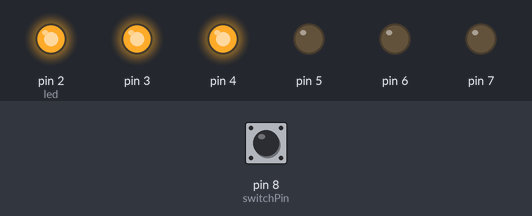
Bench run of a sketch on a simulated Arduino Uno, built with avr-gcc and run on an emulated ATmega328P. On the bench: output pins drawn as LEDs (lit = HIGH). The test bench sets the inputs (shaded band); at power-on: pin 8 (switchPin) LOW. What the sketch prints to the serial monitor is not drawn.

Above: at 23.2 s.
23.3 s: pin 8 (switchPin) pulled HIGH for 0.15 s
At 23.8 s:
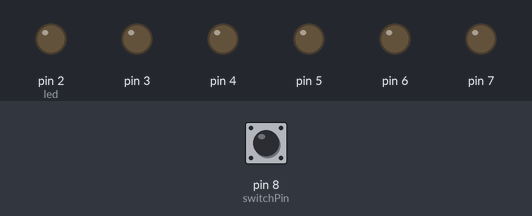
At 36.4 s:
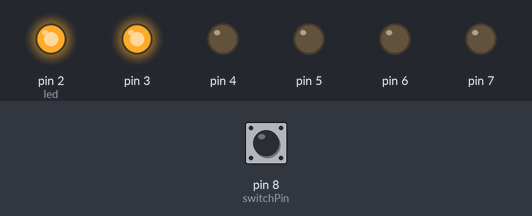
45.4 s: pin 8 (switchPin) pulled HIGH for 1 s
At 53.2 s:
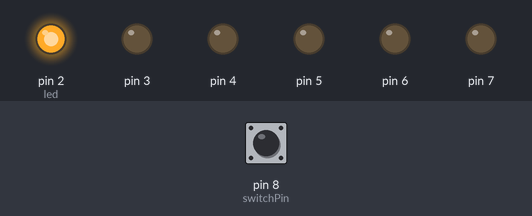
Timing chart, 0 to 83.9 s (numbered marks = the images above; inputs shaded):
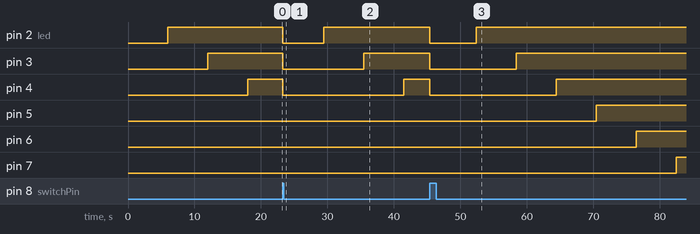

The sketch:

reloj_arena.ino
```cpp
const int switchPin = 8;
unsigned long previousTime = 0;
int switchState = 0;
int prevSwitchState = 0;

int led = 2;

long interval = 6000;

void setup() {
  // put your setup code here, to run once:

  Serial.begin(9600);  // Abriendo el puerto serie

  for (int x = 2; x < 8; x++){
    pinMode(x,OUTPUT);
  }
  pinMode(switchPin, INPUT);
}

void loop() {
  // put your main code here, to run repeatedly:

  unsigned long currentTime = millis();
  if (currentTime - previousTime > interval){
    previousTime = currentTime;
    digitalWrite(led,HIGH);
    led++;
    if (led == 7){

    }
  }

  switchState = digitalRead(switchPin);

  Serial.print("Estado: ");
  Serial.println(switchState);

  if (switchState != prevSwitchState){
    for (int x = 2; x < 8; x++){
      digitalWrite(x,LOW);
    }
    led = 2;
    previousTime = currentTime;
  }
  prevSwitchState = switchState;
}
```

Measured:
- after the input at 23.3 s, pin 2 (led): HIGH → LOW at once, → HIGH 6.1 s later; pin 3: HIGH → LOW at once, → HIGH 12.1 s later; pin 4: HIGH → LOW at once, → HIGH 18.2 s later; pin 5: stays LOW (without the input it goes to HIGH after 0.73 s); pin 6: stays LOW (without the input it goes to HIGH after 6.7 s)
- after the input at 45.4 s, pin 2 (led): HIGH → LOW at once, → HIGH 7.0 s later; pin 3: HIGH → LOW at once, → HIGH 13.0 s later; pin 4: HIGH → LOW at once, → HIGH 19.0 s later; pin 5: LOW → HIGH after 25.0 s instead of 2.1 s; pin 6: LOW → HIGH after 31.0 s instead of 8.1 s
